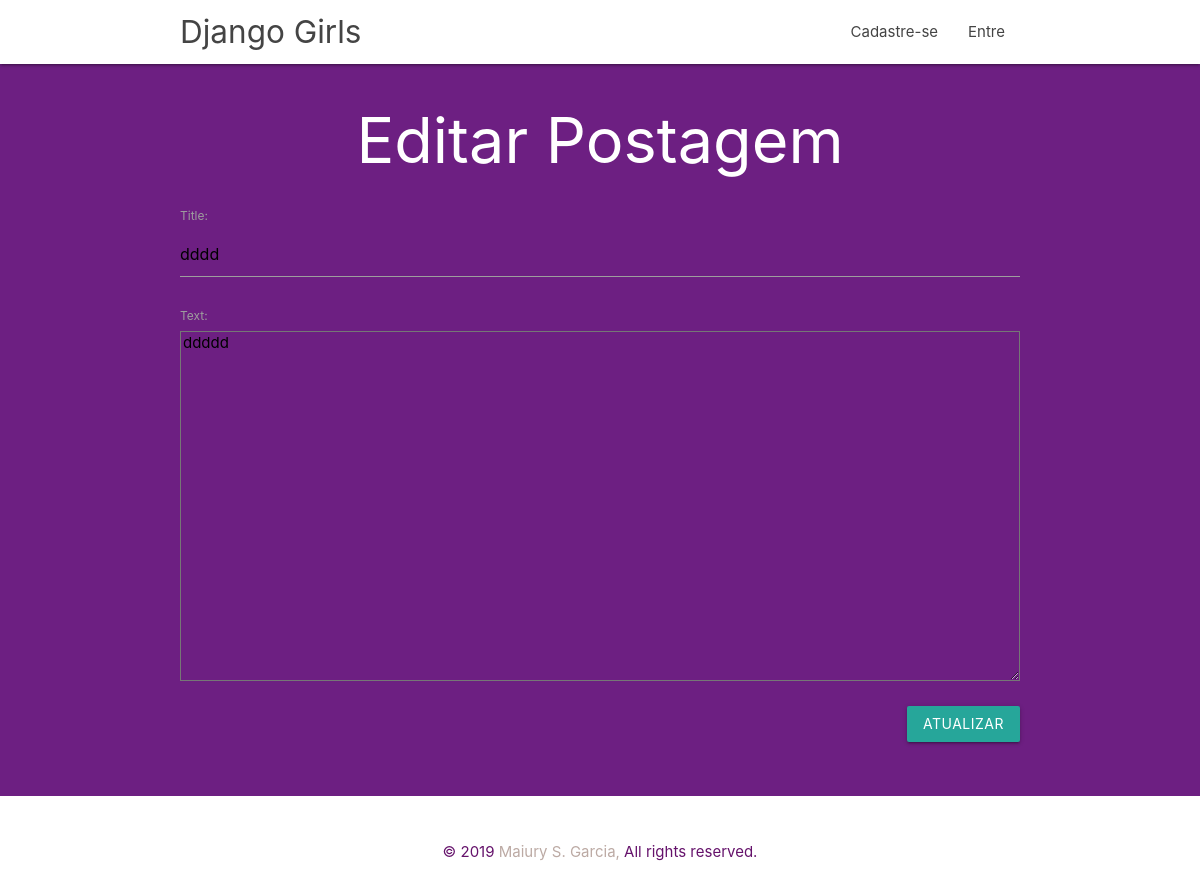
The page /post/8/edit/ on the database as committed earlier.
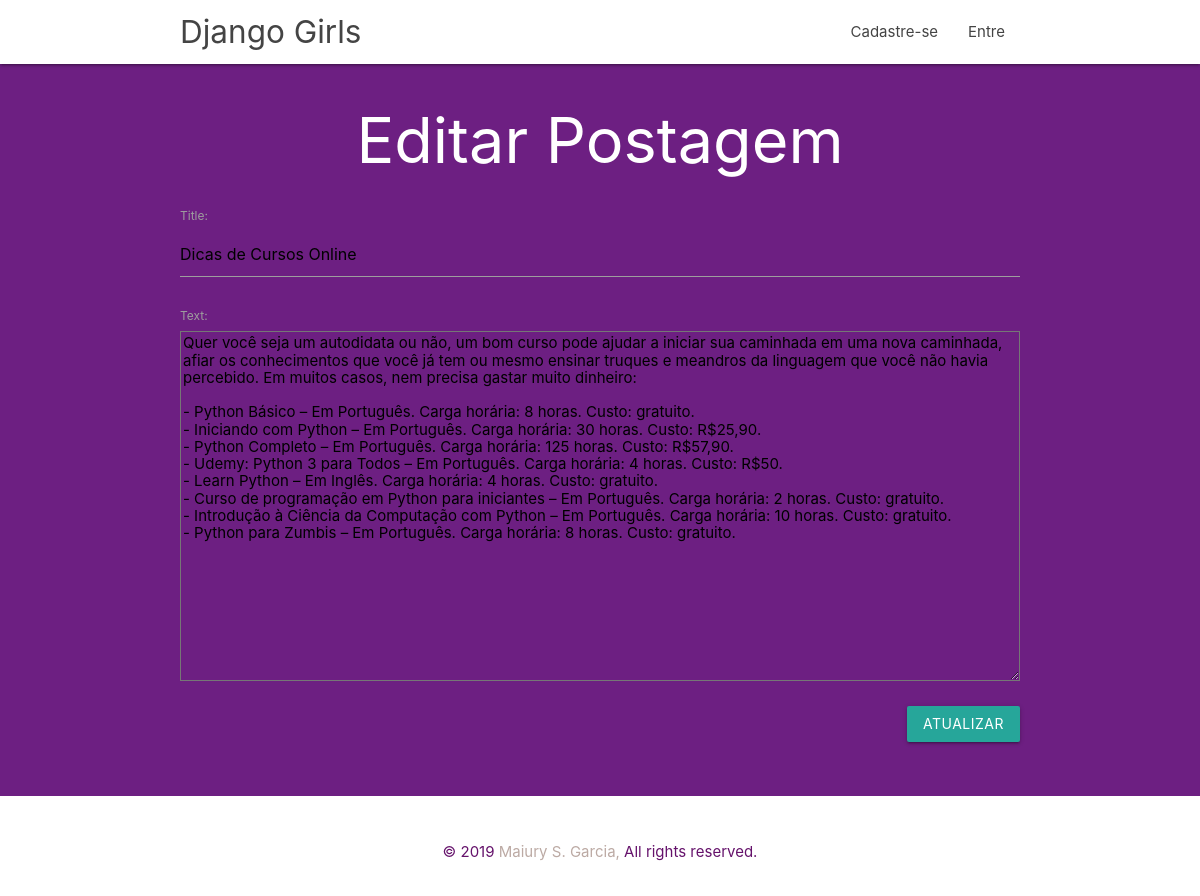
The same page on the database as committed later.
### blog/models.py (models this page shows, shortened)
class Post(models.Model):
    author = models.ForeignKey(
        settings.AUTH_USER_MODEL, on_delete=models.CASCADE)
    title = models.CharField(max_length=200)
    text = models.TextField()
    created_date = models.DateTimeField(default=timezone.now)
    published_date = models.DateTimeField(blank=True, null=True)

### blog/views.py (the view)
# urls.py: path('post/<int:pk>/edit/', views.post_edit, name='post_edit'),
def post_edit(request, pk):
    post = get_object_or_404(Post, pk=pk)
    if request.method == "POST":
        form = PostForm(request.POST, instance=post)
        if form.is_valid():
            post = form.save(commit=False)
            post.author = request.user
            post.published_date = timezone.now()
            post.save()
            return redirect('post_detail', pk=post.pk)
    else:
        form = PostForm(instance=post)
    return render(request, 'blog/post_edit.html', {'form': form, 'acao': 'Editar'})

### blog/forms.py
class PostForm(forms.ModelForm):
    class Meta:
        model = Post
        fields = ('title', 'text',)

### blog/templates/blog/post_edit.html
{% extends 'blog/base.html' %}
{% block content %}
    <center><h1>{{ acao }} Postagem</h1></center>
    <form method="POST" class="post-form">{% csrf_token %}
        {{ form.as_p }}
        <button type="submit" class="save btn btn-default">ATUALIZAR</button>
    </form>
    <br><br><br><br>
{% endblock %}

Rows that differ between the two databases and show on the page:
changed Post: title "dddd" → "Dicas de Cursos Online"; text "ddddd" → "Quer você seja um autodidata ou não, um bom curso pode ajudar a iniciar sua caminhada em uma nova caminhada, afiar os conhecimentos que você já tem ou mesmo ensinar truques e meandros da linguagem que você não havia percebido. Em muitos casos, nem precisa gastar muito dinheiro: - Python Básico – Em Português. Carga horária: 8 horas. Custo: gratuito. - Iniciando com Python – Em Português. Carga horária: 30 horas. Custo: R$25,90. - Python Completo – Em Português. Carga horária: 125 horas. Custo: R$57,90. - Udemy: Python 3 para Todos – Em Português. Carga horária: 4 horas. Custo: R$50. - Learn Python – Em Inglês. Carga horária: 4 horas. Custo: gratuito. - Curso de programação em Python para…"
